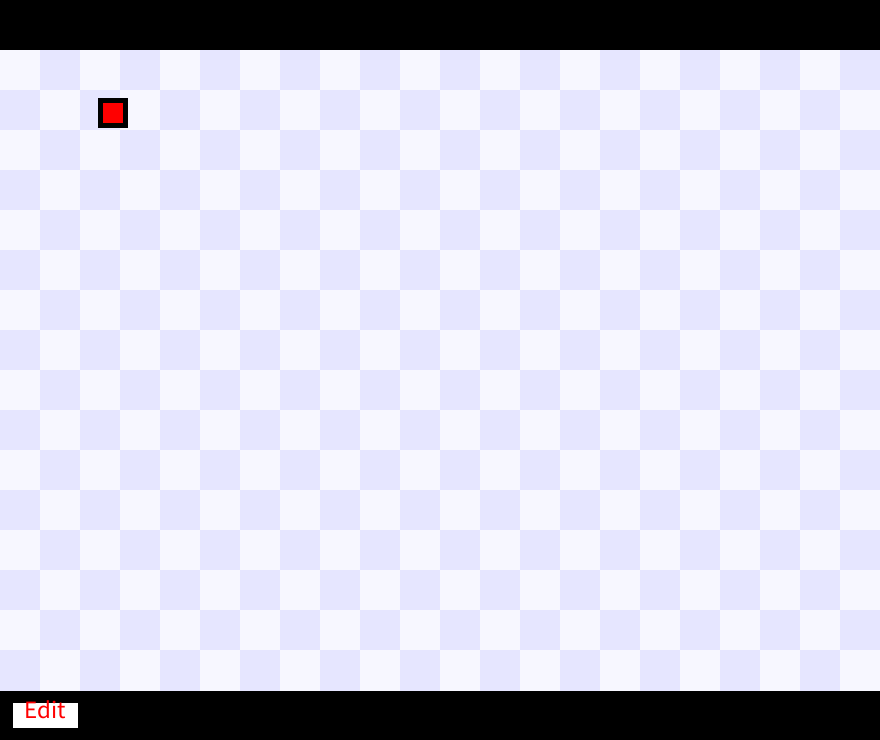
Frame 1 (no input)
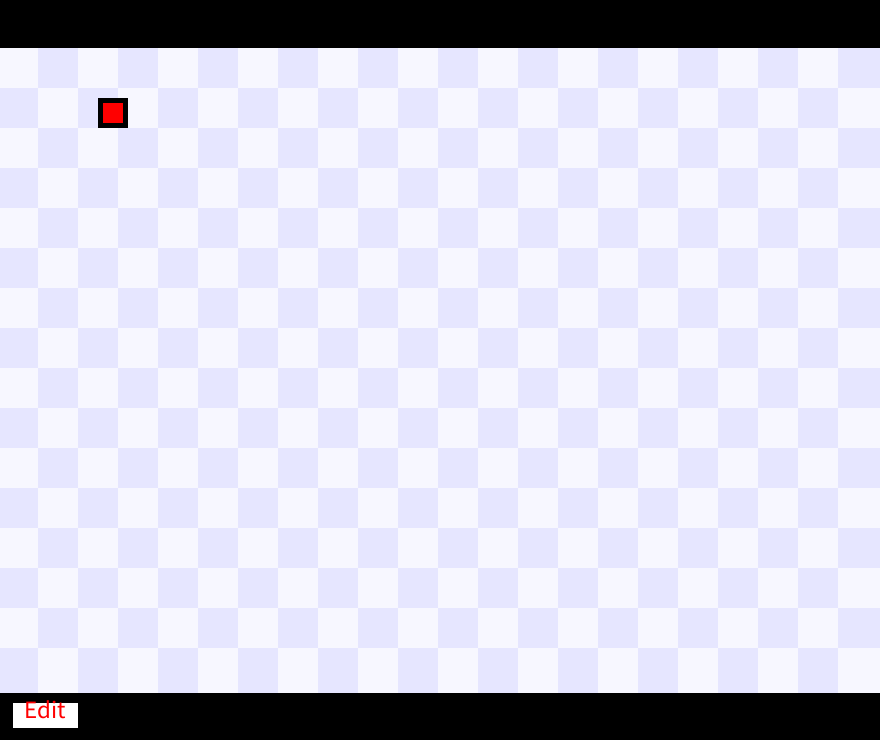
Frame 60 (the mouse pressed at the canvas centre just before this capture)
Frame 120 (the mouse held since frame 60 and released just before this capture): identical to frame 60, image omitted

The Processing sketch that drew these frames (run headless with seeded random() and noise(); from frame 60 on, the mouse is pressed at the canvas centre):

// Processing sketch: Impossible_Game
// ── Impossible_Game.pde
int Rows = 22;
int Cols = 16;
color[][] Board = new color[Rows][Cols];
color[][] BackupBoard = new color[Rows][Cols];
boolean Editing = false;
int CurrentStruct = 1000;
String CurrentString = "Wall";
Player PlayerOne = new Player();

void setup() {
  background(#AAA5FF);
  size(880,740);
  int Count = 0;
  for (int i = 0; i < Rows; i++) {
    for (int j = 0; j < Cols; j++) {
      if ((j+Count) % 2 == 0) {
        Board[i][j] = #F7F7FF;
        BackupBoard[i][j] = #F7F7FF;
      } else {
        Board[i][j] = #E6E6FF;
        BackupBoard[i][j] = #E6E6FF;
      }
    }
    Count += 1;
  }
}

void draw() {
  fill(0);
  rect(0,0,width,50);
  rect(0,height-50,width,height);
  for (int i = 0; i < Rows; i++) {
    for (int j = 0; j < Cols; j++) {
      stroke(Board[i][j]);
      fill(Board[i][j]);
      rect(i*40,50+j*40,40,40);
    }
  }
  stroke(0);
  strokeWeight(5);
  fill(255,0,0);
  rect(PlayerOne.Position.x,PlayerOne.Position.y,25,25);
  PlayerOne.Move(Board);
  fill(255);
  rect(10,height-40,70,30);
  fill(255,0,0);
  textSize(25);
  textAlign(CENTER);
  text("Edit",10,height-40,70,30);
  if (Editing == true) {
    textAlign(LEFT);
    textSize(40);
    fill(255,0,0);
    text(("Click type: "+CurrentString),10,100);  
  } else {
    PlayerOne.CheckCollision(Board);
  }
}

void mousePressed() {
  if (mouseX >= 10 && mouseX <= 80 && 
      mouseY >= height-40 && mouseY <= height-10) {
       Editing = !Editing;
  } else if (Editing == true) {
    int XPos = int(mouseX/40);
    int YPos = int(mouseY/40) - 1;
    switch (CurrentString) {
      case "Starting area":
        Board[XPos][YPos] = #B5FEB4;
        break;
      case "Board":
        Board[XPos][YPos] = BackupBoard[XPos][YPos];
        break;
      case "Goal position":
        Board[XPos][YPos] = #B5FEB5;
        break;
      case "Wall":
        Board[XPos][YPos] = #B4B5FE;
        break;
      case "Player position":
        PlayerOne.Position.x = XPos*40 +5;
        PlayerOne.Position.y = (YPos+1)*40 + 15;
        PlayerOne.StartPos = new PVector((XPos*40+5),(YPos+1)*40+15);
    }
  }
  
}

void mouseWheel(MouseEvent event) {
  if (Editing) {
    CurrentStruct += event.getCount();
    switch(CurrentStruct % 6) {
    case 0:
      CurrentString = "Board";
      break;
    case 1:
      CurrentString = "Dot";
      break;
    case 2:
      CurrentString = "Starting area";
      break;
    case 3:
      CurrentString = "Goal position";
      break;
    case 4:
      CurrentString = "Player position";
      break;
    case 5:
      CurrentString = "Wall";
      break;
    }
  }
}

void keyPressed() {
  if (!Editing) {
    PlayerOne.Update(keyCode);
  }
}

void keyReleased() {
  if (keyCode == 87 || keyCode == 83) {
    PlayerOne.YChange = 0;
  } else if (keyCode == 65 || keyCode == 68) {
    PlayerOne.XChange = 0;
  }
}

// ── Player_Class.pde
class Player {
  PVector Position = new PVector(100,100);
  PVector StartPos;
  int YChange;
  int XChange;
  
  void Move(color[][] Board) {
    for (int i = 0; i < Rows; i++) {
      for (int j = 0; j < Cols; j++) {
        if (Board[i][j] == #B4B5FE) {
          if (Position.y > 20 + j*40 && Position.x+30 > i*40 && Position.x < (i+1)*40 && Position.y < j*40 + 40) { // top
            if (YChange == 2) {
              YChange = 0;
            }
          } else if (Position.y < 90+j*40 && Position.x+30 > i*40 && Position.x < (i+1)*40 && Position.y > 50+j*40) { // bottom
            if (YChange == -2) {
              YChange = 0;
            }
          } if (Position.x-10> (i-1)*40 && Position.y+30 > 50 + j*40 && Position.y < 90 + j*40) { // left
            if (XChange == 2) {
              XChange = 0;
            }
          }
        }
      }
    }
    Position.x += XChange;
    Position.y += YChange;
     
  }
  
  void Update(int keyCode) {
    if (keyCode == 87) {
      YChange = -2; //Up
    } else if (keyCode == 65) {
      XChange = -2; //Left
    } else if (keyCode == 68) {
      XChange = 2;  //Right
    } else if (keyCode == 83) {
      YChange = 2;  //Left
    } 
  }
  
  void CheckCollision(color[][] Board) {
    for (int i = 0; i < Rows; i++) {
      for (int j = 0; j < Cols; j++) {
        if (Board[i][j] == #B5FEB5) {
          if (RectRectIntersect(i*40,50+j*40,i*40+40,90+j*40,Position.x,Position.y,Position.x+30,Position.y+30) == true) {
            Position.x = StartPos.x;
            Position.y = StartPos.y;
          }
        }
      }
    }
  }
    
  boolean RectRectIntersect(float left, float top, float right, float bottom, 
                          float otherLeft, float otherTop, float otherRight, float otherBottom) {
  return !(left > otherRight || right < otherLeft || top > otherBottom || bottom < otherTop);
  }
} 
